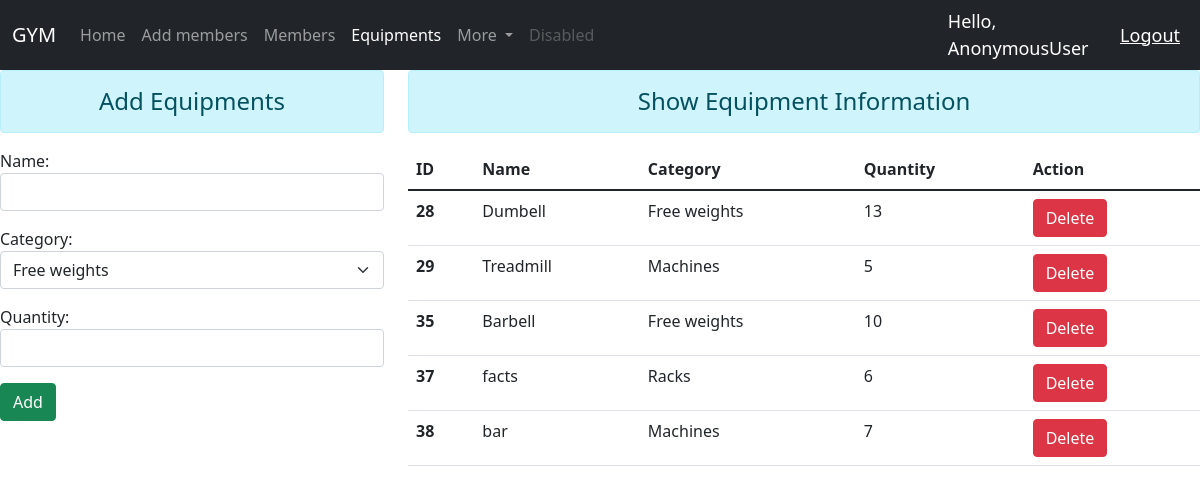
/equipments, run on the app's committed database.
### home/models.py (models this page shows)
class Equipments(models.Model):
    equi_id = models.AutoField(primary_key=True)
    name = models.CharField(max_length=30)
    category = models.CharField(max_length=30, choices=EQUIP_CATEGORY, default='choose')
    quantity = models.IntegerField()

### home/views.py (the view)
# urls.py: path('equipments', views.equipments, name='equipments'),
def equipments(request):
    if request.method == 'POST':
        fm = EquipmentRegistration(request.POST)
        if fm.is_valid():
            fm.save()
            fm = EquipmentRegistration()
    else:
        fm = EquipmentRegistration()
    eq = Equipments.objects.all()
    return render(request,'equipments.html', {'form':fm, 'equ':eq})

### home/forms.py
class EquipmentRegistration(forms.ModelForm):
    class Meta:
        model = Equipments
        fields = ['name', 'category', 'quantity']
        widgets = {
            'name' : forms.TextInput(attrs={'class':'form-control'}),
            'category' : forms.Select(attrs={'class':'form-control', 'class':'form-select'}),
            'quantity' : forms.NumberInput(attrs={'class':'form-control'}),
        }

### templates/equipments.html (shortened to what this page needs)
{% extends 'base.html'%}
{% block equipmentssactive %}active{% endblock equipmentssactive %}
{% block body%}
<div class="row"  >
    <div class="col-sm-4">
        <h4  class="text-center alert alert-info">Add Equipments</h4>
        <form action="" method="POST">
        {{form.as_p}}
        <input type="submit" class="btn btn-success" value="Add">
        </form>
    </div>
    <div class="col-sm-8">
        <h4 class="text-center alert alert-info"> Show Equipment Information</h4>
        {% if equ %}
        <table class="table table-hover">
            <thead>
              <tr>
                <th scope="col">ID</th>
                <th scope="col">Name</th>
                <th scope="col">Category</th>
                <th scope="col">Quantity</th>
                <th scope="col">Action</th>
              </tr>
            </thead>
            <tbody>
                {% for eq in equ %}
              <tr>
                <th scope="row">{{eq.equi_id}}</th>
                <td>{{eq.name}}</td>
                <td>{{eq.category}}</td>
                <td>{{eq.quantity}}</td>
                <td>
                  <form action="{%url 'deletedataeq' eq.equi_id%}" method="post" class= "d-inline">
                    <input type="submit" class="btn btn-danger" value="Delete">
                  </form>
              </tr>
                {% endfor %}
            </tbody>
          </table>
        {% else %}
        <h4 class="text-center alert alert-info"> No Records</h4>
        {% endif %}
    </div>
</div>
{%endblock body%}

### data on the page
Equipments: equi_id "28", name "Dumbell", category "Free weights", quantity "13"
Equipments: equi_id "29", name "Treadmill", category "Machines", quantity "5"
Equipments: equi_id "35", name "Barbell", category "Free weights", quantity "10"
Equipments: equi_id "37", name "facts", category "Racks", quantity "6"
Equipments: equi_id "38", name "bar", category "Machines", quantity "7"

### other printed values
{{ request.user }} "AnonymousUser"
